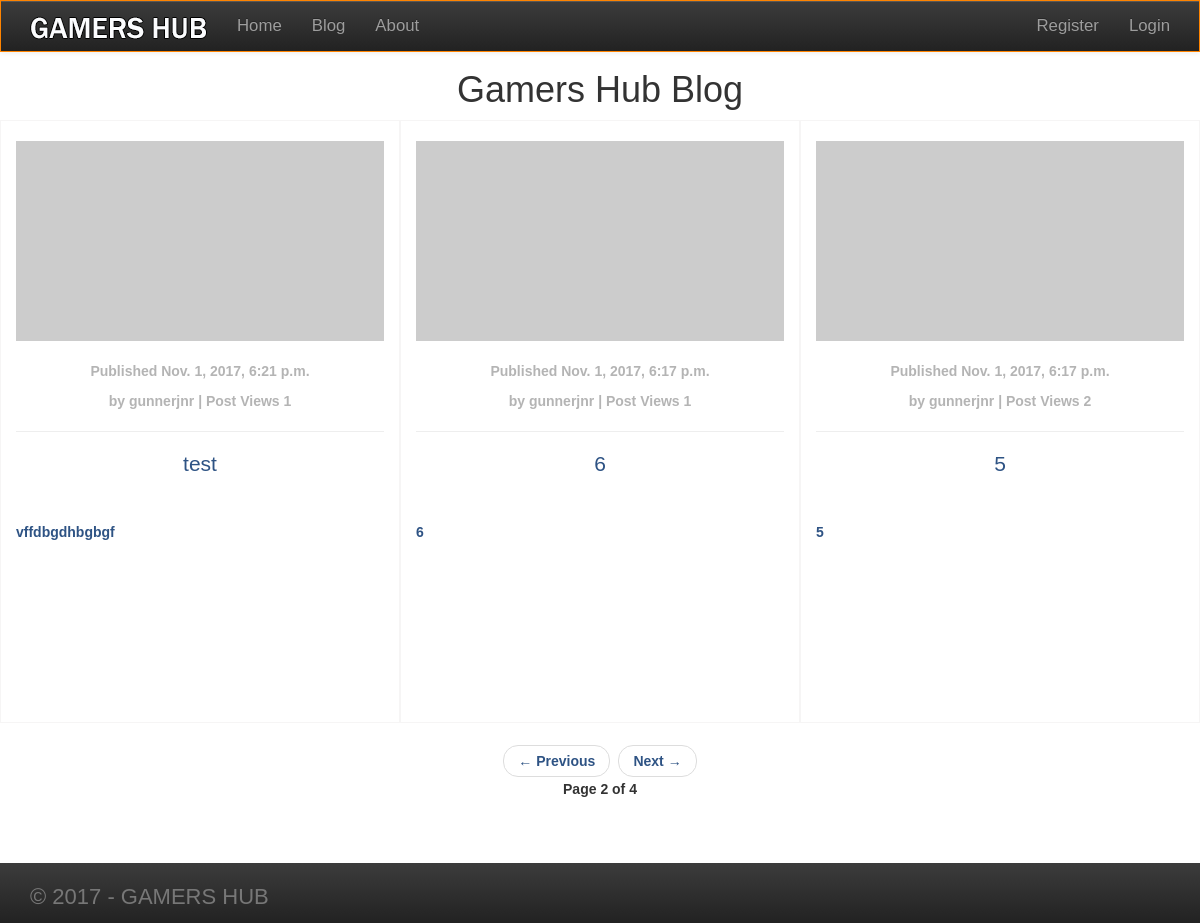
/blog/?page=2, run on an earlier commit of the app's database.
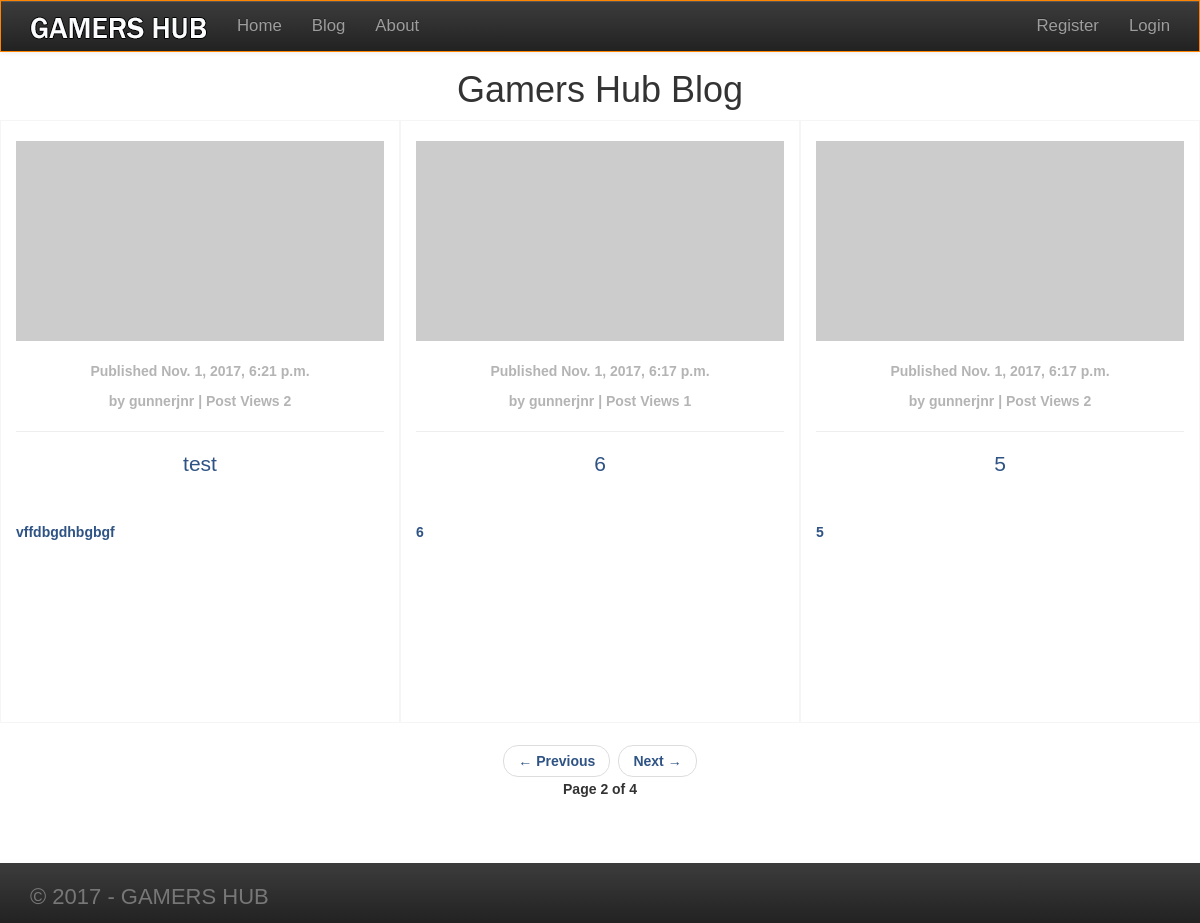
And on a later commit of the database.
### gamersblog/models.py (models this page shows, shortened)
class BlogPost(models.Model):
    STATUS_CHOICES = (
        ('save_draft', 'Draft'),
        ('published', 'Published'),
    )
    post_author = models.ForeignKey(User, related_name='blog_posts')
    post_title = models.CharField(max_length=40, unique=True)
    post_slug = models.SlugField(max_length=50, unique_for_date='publish')
    post_body = models.TextField()
    created_date = models.DateTimeField(auto_now_add=True)
    updated_date = models.DateTimeField(auto_now=True)
    publish = models.DateTimeField(default=timezone.now)
    post_status = models.CharField(max_length=10, choices=STATUS_CHOICES)
    image_height = 500
    image_width = 300
    post_images = models.ImageField(upload_to='users/blog_post_images/%d/%m/%Y', height_field='image_height', width_field='image_width', blank=True)
    post_views = models.IntegerField(default=0)  # record the number of post views
    post_tags = models.CharField(max_length=30, blank=True, null=True)
    objects = models.Manager()  # default Django Manager
    published = PublishedBlogPostManager()  # Our Custom Manager
    class Meta:
        ordering = ('-publish',)
    @models.permalink
    def get_absolute_url(self):
        return ('blog_post_detail', (), {
                                'day': self.publish.strftime('%d'),
                                'month': self.publish.strftime('%m'),
                                'year': self.publish.year,
                                'pk': self.pk,
                                'slug': self.post_slug,
                                })

### gamersblog/views.py (the view)
def blog_post_list(request):
    object_list = BlogPost.published.all()
    paginator = Paginator(object_list, 3)  # 3 posts in each page
    page = request.GET.get('page')
    try:
        blog_posts = paginator.page(page)
    except PageNotAnInteger:
        blog_posts = paginator.page(1)
    except EmptyPage:
        blog_posts = paginator.page(paginator.num_pages)
    return render(request, 'gamersblog/blogposts/blogpostlist.html', {'page': page, 'blog_posts': blog_posts})

### gamersblog/models.py (called while the page is built)
    def get_queryset(self):
        return super(PublishedBlogPostManager, self).get_queryset().filter(post_status='published')

### gamersblog/templates/gamersblog/blogposts/blogpostlist.html (shortened to what this page needs)
{% extends "gamershub/base.html" %}
{% load staticfiles %}
{% block content %}
    <div id="blog-post-content">
        <h1>Gamers Hub Blog</h1>
        {% for post in  blog_posts %}
            <div class="col-sm-4 col-md-4 col-lg-4 blog-post-container">
                <a href="{{ post.get_absolute_url }}">
                    {% if post.post_images %}
                        <img class="img-responsive" src="/media/{{ post.post_images}}">
                    {% else %}
                        <img class="img-responsive" src="http://via.placeholder.com/500x200" alt="blog-post-thumbs">
                    {% endif %}
                </a>
                <p class="date">
                    Published {{ post.publish }}
                </p>
                <p class="date">
                    by {{ post.post_author }} | Post Views {{ post.post_views }}
                </p>
                <hr>
                <div id="blog-post-title">
                    <h2>
                        <a href="{{ post.get_absolute_url }}">
                            {{ post.post_title }}
                        </a>
                    </h2>
                </div>
                <div id="blog-post-preview">
                        <a href="{{ post.get_absolute_url }}">
                            <p>{{ post.post_body|truncatewords:50|linebreaks }}</p>
                        </a>
                </div>
            </div>
        {% endfor %}
        <div class="col-md-12">
            {% include "gamersblog/blogposts/blogpostpagination.html" with page=blog_posts %}
        </div>
    </div>
{% endblock %}

### templates/gamershub/base.html (shortened to what this page needs)
{% load staticfiles %}
<DOCTYPE html>
<html lang="en-gb">
    <head>
        <link href="{% static "css/vendor/font-awesome-4.7.0/css/font-awesome.css" %}" rel="stylesheet">
        <link href="{% static "css/vendor/bootstrap/bootstrap.css" %}" rel="stylesheet">
        <link href="{% static "css/vendor/bootstrap/bootstrap-theme.css" %}" rel="stylesheet">
        <link href="{% static "css/gamershub.css" %}" rel="stylesheet">
    </head>
    <body>
        <nav class="navbar navbar-default navbar-fixed-top navbar navbar-inverse">
            <div class="container">
                <div class="navbar-header">
                    <a class="navbar-brand" href="{% url 'home' %}"><img alt="Brand" src="{% static "img/logo/nav-logo.png" %}"></a>
                </div>
                <div id="navbar" class="navbar-collapse collapse">
                    <ul class="nav navbar-nav">
                        <li><a href="{% url 'home' %}">Home</a></li>
                        <li><a href="{% url 'blog_post_list' %}">Blog</a></li>
                        <li><a href="#">About</a></li>
                    </ul>
                    <ul class="nav navbar-nav navbar-right">
                        {% if user.is_authenticated %}
                            <li><a href="{% url 'user_profile' %}">Profile</a></li>
                            {% if request.user.is_superuser or request.user.is_admin %}
                                <li><a href="/admin/">Admin</a></li>
                            {% endif %}
                            <li><a href="{% url 'logout' %}">Log Out</a></li>
                        {% else %}
                            <li><a href="{% url 'register' %}">Register</a></li>
                            <li><a href="{% url 'login' %}">Login</a></li>
                        {% endif %}
                    </ul>
                </div>
            </div>
        </nav>
        <div class="container-fluid">
            {% block content %}
            {% endblock %}
        </div>
        <footer class="footer navbar-fixed-bottom navbar-inverse">
            <div class="container">
              <p class="text-muted">&copy; 2017 - GAMERS HUB</p>
            </div>
        </footer>
    </body>
</html>

### gamersblog/templates/gamersblog/blogposts/blogpostpagination.html
<div class="pagination">
  <nav aria-label="blog-pagination">
    <ul class="pager">
      {% if page.has_previous %}
        <li class="previous"><a href="?page={{ page.previous_page_number }}"><span aria-hidden="true">&larr;</span> Previous</a></li>
      {% endif %}
      {% if page.has_next %}
        <li class="next"><a href="?page={{ page.next_page_number }}">Next <span aria-hidden="true">&rarr;</span></a></li>
      {% endif %}
    </ul>
  </nav>
  <span class="pager">
    Page {{ page.number }} of {{ page.paginator.num_pages }}
  </span>
</div>

### static/css/gamershub.css (style rules this page uses)
* { margin: 0; padding: 0; }
html { overflow-x: hidden; }
.container-fluid { font-family: 'Franklin Gothic Medium', 'Arial Narrow', 'Arial', 'sans-serif'; font-style: normal; margin: auto; padding: 0; }
p { font-family: 'Franklin Gothic Medium', 'Arial Narrow', 'Arial', 'sans-serif'; font-style: normal; }
p.date { color: #b4b4b4; font-size: 12px; }
a { color: #2e5384; font-family: 'Franklin Gothic Medium', 'Arial Narrow', 'Arial', 'sans-serif'; font-style: normal; text-decoration: none; text-transform:none; }
li { list-style: none; }
[class*="col-"] { margin-top: 0; }
#blog-post-content { max-height: 100%; text-align: center; }
.blog-post-container { border: solid 0.025px rgba(238, 235, 235, 0.5); }
#blog-post-content img { width: 100%; height: 200px; margin: 20px auto; }
#blog-post-title { min-height: 60px; }
#blog-post-title h2 { font-weight: normal; font-size: 1.5em; text-align: center; margin-top: 20px; }
#blog-post-preview { min-height: 200px; margin: auto; text-align: left; }
#blog-post-preview a { color: #2e5384; text-transform:none; }
#blog-post-content p { font-size: 14px; font-weight: bold; }
.next, .previous, .pager { margin: 2px 2px; text-align: center; }
.pagination { height: 100px; font-weight: bold; }
@media screen and (min-width: 1200px) { body { font-family: "Franklin Gothic Medium", "Arial Narrow", Arial, sans-serif; box-sizing: border-box; padding-top: 50px; padding-bottom: 60px; } }
@media screen and (min-width: 1200px) { .navbar { position: fixed; height: auto !important; border-bottom: solid; border-width: thin; border-color: #ff8400; } }
@media screen and (min-width: 1200px) { .navbar li { padding-left: 0; } }
@media screen and (min-width: 1200px) { .navbar-nav.navbar-right { float: right; } }
@media screen and (min-width: 1200px) { .navbar ul li a { font-size: 1.2em; text-transform: none; } }
@media screen and (min-width: 1200px) { .navbar-brand img { vertical-align: middle; } }
@media screen and (min-width: 1200px) { footer { position: fixed; height: 60px; background-color: #f5f5f5; border-bottom: solid; border-width: thin; border-color: #ff8400; } }
@media screen and (min-width: 1200px) { .container .text-muted { font-size: 22px; margin: 18px 0; } }

What changed in the data, as far as the page shows it:
changed BlogPost "test": post_views "1" → "2"
